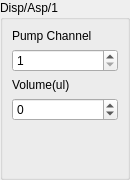
<?xml version="1.0" encoding="UTF-8"?>
<ui version="4.0">
 <class>DispAsp1Widget</class>
 <widget class="QWidget" name="DispAsp1Widget">
  <property name="geometry">
   <rect>
    <x>0</x>
    <y>0</y>
    <width>130</width>
    <height>180</height>
   </rect>
  </property>
  <property name="sizePolicy">
   <sizepolicy hsizetype="Minimum" vsizetype="Minimum">
    <horstretch>0</horstretch>
    <verstretch>0</verstretch>
   </sizepolicy>
  </property>
  <property name="windowTitle">
   <string>Form</string>
  </property>
  <layout class="QGridLayout" name="gridLayout">
   <property name="leftMargin">
    <number>0</number>
   </property>
   <property name="topMargin">
    <number>0</number>
   </property>
   <property name="rightMargin">
    <number>0</number>
   </property>
   <property name="bottomMargin">
    <number>0</number>
   </property>
   <property name="horizontalSpacing">
    <number>0</number>
   </property>
   <item row="0" column="0">
    <widget class="QGroupBox" name="groupBox">
     <property name="sizePolicy">
      <sizepolicy hsizetype="Minimum" vsizetype="Minimum">
       <horstretch>0</horstretch>
       <verstretch>0</verstretch>
      </sizepolicy>
     </property>
     <property name="title">
      <string>Disp/Asp/1</string>
     </property>
     <layout class="QVBoxLayout" name="verticalLayout_4">
      <item>
       <layout class="QVBoxLayout" name="verticalLayout">
        <item>
         <widget class="QLabel" name="label">
          <property name="text">
           <string>Pump Channel</string>
          </property>
         </widget>
        </item>
        <item>
         <widget class="QSpinBox" name="spinPumpChannel">
          <property name="buttonSymbols">
           <enum>QAbstractSpinBox::UpDownArrows</enum>
          </property>
          <property name="accelerated">
           <bool>true</bool>
          </property>
          <property name="minimum">
           <number>1</number>
          </property>
          <property name="maximum">
           <number>15</number>
          </property>
         </widget>
        </item>
       </layout>
      </item>
      <item>
       <layout class="QVBoxLayout" name="verticalLayout_2">
        <item>
         <widget class="QLabel" name="label_2">
          <property name="text">
           <string>Volume(ul)</string>
          </property>
         </widget>
        </item>
        <item>
         <widget class="QSpinBox" name="spinVolume">
          <property name="buttonSymbols">
           <enum>QAbstractSpinBox::UpDownArrows</enum>
          </property>
          <property name="accelerated">
           <bool>true</bool>
          </property>
          <property name="minimum">
           <number>-2147483647</number>
          </property>
          <property name="maximum">
           <number>2147483647</number>
          </property>
         </widget>
        </item>
       </layout>
      </item>
      <item>
       <spacer name="verticalSpacer">
        <property name="orientation">
         <enum>Qt::Vertical</enum>
        </property>
        <property name="sizeHint" stdset="0">
         <size>
          <width>20</width>
          <height>40</height>
         </size>
        </property>
       </spacer>
      </item>
     </layout>
    </widget>
   </item>
  </layout>
 </widget>
 <resources/>
 <connections/>
</ui>
